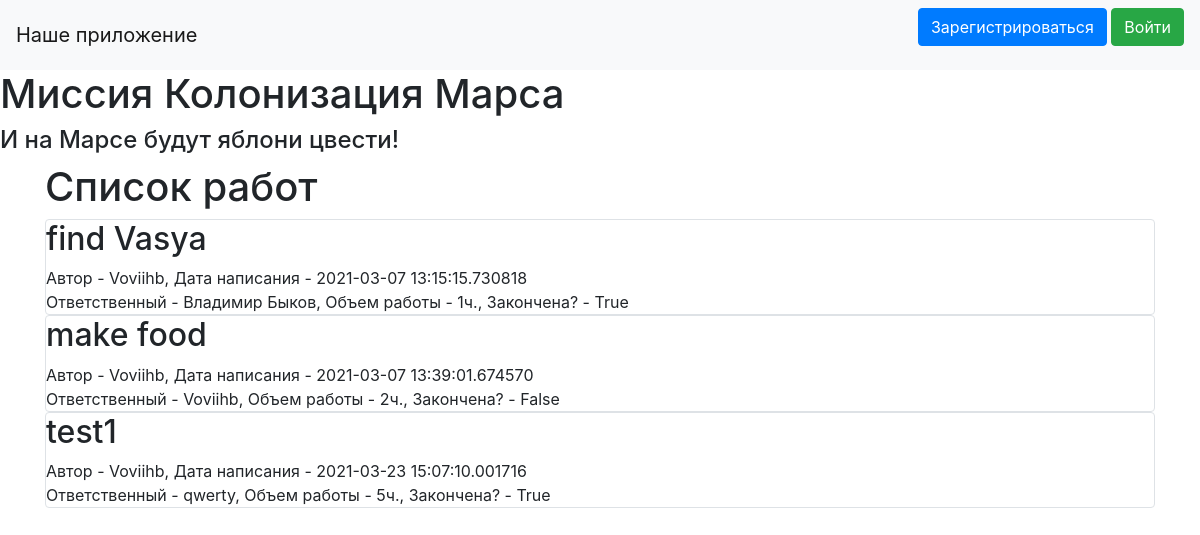
The page / on the database its author committed.
### data/jobs.py (models this page shows, shortened)
class Jobs(SqlAlchemyBase):
    __tablename__ = 'jobs'
    id = sqlalchemy.Column(sqlalchemy.Integer, primary_key=True, autoincrement=True)
    job = sqlalchemy.Column(sqlalchemy.String, nullable=True)
    work_size = sqlalchemy.Column(sqlalchemy.Integer, nullable=True)
    collaborators = sqlalchemy.Column(sqlalchemy.String, nullable=True)
    start_date = sqlalchemy.Column(sqlalchemy.DateTime, default=datetime.datetime.now, nullable=True)
    end_date = sqlalchemy.Column(sqlalchemy.DateTime, nullable=True)
    is_finished = sqlalchemy.Column(sqlalchemy.Boolean, nullable=True)
    user_id = sqlalchemy.Column(sqlalchemy.Integer, sqlalchemy.ForeignKey("users.id"))
    user = orm.relationship('User', foreign_keys="Jobs.user_id", backref="jobs")
    team_leader = sqlalchemy.Column(sqlalchemy.Integer, sqlalchemy.ForeignKey("users.id"))
    tl = orm.relation('User', foreign_keys="Jobs.team_leader")

### data/users.py (models this page shows, shortened)
class User(SqlAlchemyBase, UserMixin):
    __tablename__ = 'users'
    id = sqlalchemy.Column(sqlalchemy.Integer, primary_key=True, autoincrement=True)
    name = sqlalchemy.Column(sqlalchemy.String, nullable=True)
    about = sqlalchemy.Column(sqlalchemy.String, nullable=True)
    email = sqlalchemy.Column(sqlalchemy.String, index=True, unique=True, nullable=True)
    hashed_password = sqlalchemy.Column(sqlalchemy.String, nullable=True)
    created_date = sqlalchemy.Column(sqlalchemy.DateTime, default=datetime.datetime.now)

### main.py (the view)
@app.route("/")
def index():
    db_sess = db_session.create_session()
    jobs = db_sess.query(Jobs)
    return render_template("index.html", jobs=jobs)

### data/db_session.py (called while the page is built)
def create_session() -> Session:
    global __factory
    return __factory()

### templates/index.html (shortened to what this page needs)
{% extends "base.html" %}
{% block content %}
    <h1>Список работ</h1>
    {% for item in jobs %}
        <div class="col-md6 border rounded">
            <h2>{{ item.job}}</h2>
            <div>
                Автор - {{ item.user.name }}, Дата написания - {{ item.start_date }}
            </div>
            <div>
                Ответственный - {{ item.tl.name }}, Объем работы - {{ item.work_size}}ч., Закончена? - {{ item.is_finished}}
            </div>
        </div>
    {% endfor %}
{% endblock %}

### templates/base.html (shortened to what this page needs)
<!doctype html>
<html lang="en">
<head>
    <link rel="stylesheet" href="https://stackpath.bootstrapcdn.com/bootstrap/4.4.1/css/bootstrap.min.css">
</head>
  <body>
    <header>
        <nav class="navbar navbar-light bg-light">
        <a class="navbar-brand" href="#">Наше приложение</a>
        {% if current_user.is_authenticated %}
            <a class="navbar-brand" href="/logout">{{ current_user.name }}</a>
        {% else %}
            <p>
                <a class="btn btn-primary " href="/register">Зарегистрироваться</a>
                <a class="btn btn-success" href="/login">Войти</a>
            </p>
        {% endif %}
    </nav>
    </header>
    <h1>Миссия Колонизация Марса</h1>
    <h4>И на Марсе будут яблони цвести!</h4>
    <main role="main" class="container">
        {% block content %}{% endblock %}
    </main>
  </body>
</html>

### rows shown on the page
Jobs: job "find Vasya", user.name "Voviihb", start_date "2021-03-07 13:15:15.730818", tl.name "Владимир Быков", work_size "1", is_finished "True"
Jobs: job "make food", user.name "Voviihb", start_date "2021-03-07 13:39:01.674570", tl.name "Voviihb", work_size "2", is_finished "False"
Jobs: job "test1", user.name "Voviihb", start_date "2021-03-23 15:07:10.001716", tl.name "qwerty", work_size "5", is_finished "True"
